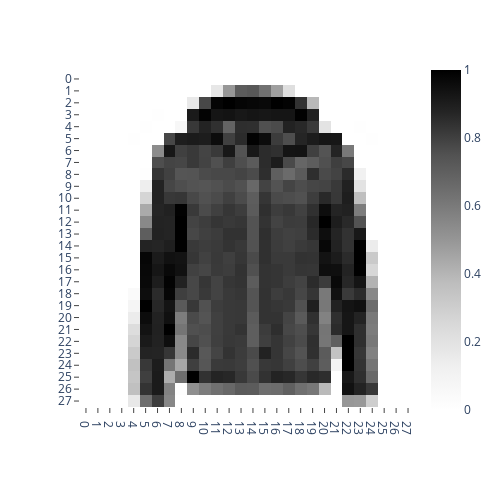

Here is the notebook cell this chart was saved with:
### Code cell
import plotly.express as px

some_cloth = X_train[0]
fig = px.imshow(some_cloth, color_continuous_scale='greys')
# fig = px.imshow(some_cloth, color_continuous_scale='viridis')

fig.update_xaxes(ticks='outside', nticks=some_cloth.shape[0]+1)
fig.update_yaxes(ticks='outside', nticks=some_cloth.shape[1]+1)
fig.update_layout(height=500, width=500)

fig.show()

### Figure 1 — Plotly figure (JSON) as saved in the notebook; plotly's stock layout.template omitted (floating-point values rounded to 4 significant figures; data arrays with more than 128 entries replaced by an {"elided": "..."} marker saying what was removed)
{"data": [{"coloraxis": "coloraxis", "hovertemplate": "x: %{x}<br>y: %{y}<br>color: %{z}<extra></extra>", "type": "heatmap", "z": {"elided": "28x28 float values"}}], "layout": {"coloraxis": {"colorscale": [[0, "rgb(255,255,255)"], [0.125, "rgb(240,240,240)"], [0.25, "rgb(217,217,217)"], [0.375, "rgb(189,189,189)"], [0.5, "rgb(150,150,150)"], [0.625, "rgb(115,115,115)"], [0.75, "rgb(82,82,82)"], [0.875, "rgb(37,37,37)"], [1, "rgb(0,0,0)"]]}, "height": 500, "margin": {"t": 60}, "width": 500, "xaxis": {"constrain": "domain", "nticks": 29, "scaleanchor": "y", "ticks": "outside"}, "yaxis": {"autorange": "reversed", "constrain": "domain", "nticks": 29, "ticks": "outside"}}}
